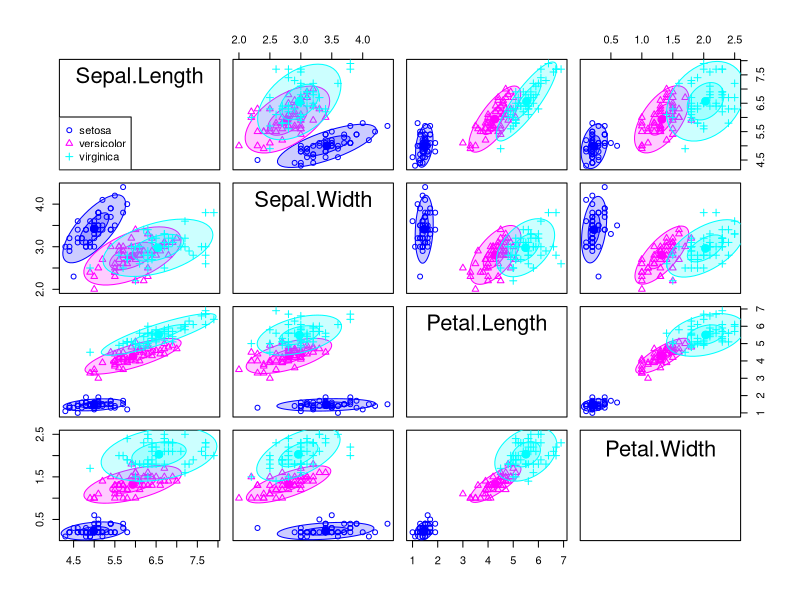
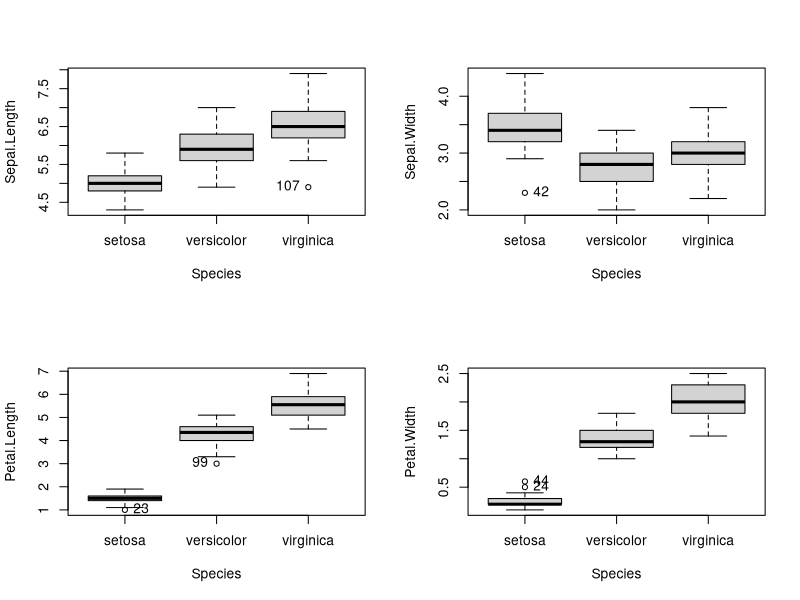
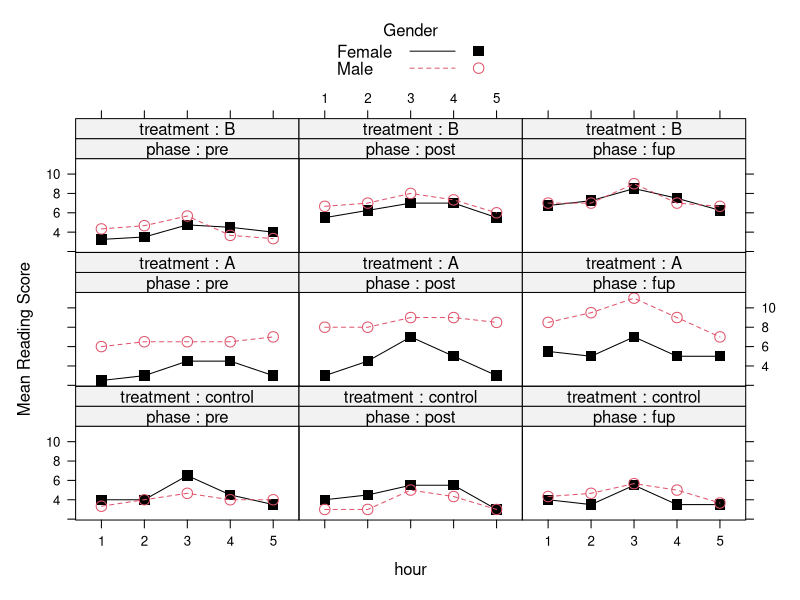

These charts were generated, in order, by the following R code:
##-----------------------------------------------------##
##  An R Companion to Applied Regression, 3rd Edition  ##
##      J. Fox and S. Weisberg, Sage Publications      ##
##        Script for  Appendix on Multivariate         ##
##                     Linear Models                   ##
##-----------------------------------------------------##

set.seed(12345)

library("car")
some(iris)

scatterplotMatrix(~ Sepal.Length + Sepal.Width + Petal.Length
    + Petal.Width | Species,
  data=iris, smooth=FALSE, regLine=FALSE, ellipse=TRUE,
  by.groups=TRUE, diagonal=FALSE, legend=list(coords="bottomleft"))

par(mfrow=c(2, 2))
for (response in c("Sepal.Length", "Sepal.Width",
                   "Petal.Length", "Petal.Width"))
  Boxplot(iris[, response] ~ Species, data=iris, ylab=response)

mod.iris <- lm(cbind(Sepal.Length, Sepal.Width, Petal.Length, Petal.Width)
    ~ Species, data=iris)
class(mod.iris)
mod.iris
summary(mod.iris)

(manova.iris <- Anova(mod.iris))
class(manova.iris)
summary(manova.iris)

anova(mod.iris)

linearHypothesis(mod.iris, "0.5*Speciesversicolor + 0.5*Speciesvirginica",
    verbose=TRUE)
linearHypothesis(mod.iris, "Speciesversicolor = Speciesvirginica",
    verbose=TRUE)

C <- matrix(c(1, -0.5, -0.5,  0, 1, -1), 3, 2)
colnames(C) <- c("setosa vs. versicolor & virginica", "versicolor & virginica")
contrasts(iris$Species) <- C
contrasts(iris$Species)
(mod.iris.2 <- update(mod.iris))
linearHypothesis(mod.iris.2, c(0, 1, 0)) # setosa vs. versicolor & virginica
linearHypothesis(mod.iris.2, c(0, 0, 1)) # versicolor vs. virginica

Anova(mod.iris, imatrix=list(Sepal.Length=matrix(c(1, 0, 0, 0))))

linearHypothesis(mod.iris, c("Speciesversicolor = 0", "Speciesvirginica = 0"),
  P=matrix(c(1, 0, 0, 0))) # equivalent

Anova(lm(Sepal.Length ~ Species, data=iris))

set.seed(12345)

some(OBrienKaiser)
contrasts(OBrienKaiser$treatment)
contrasts(OBrienKaiser$gender)
xtabs(~ treatment + gender, data=OBrienKaiser)

phase <- factor(rep(c("pretest", "posttest", "followup"), c(5, 5, 5)),
    levels=c("pretest", "posttest", "followup"))
hour <- ordered(rep(1:5, 3))
idata <- data.frame(phase, hour)
idata

OBrien.long <- reshape(OBrienKaiser,
    varying=c("pre.1", "pre.2", "pre.3", "pre.4", "pre.5",
        "post.1", "post.2", "post.3", "post.4", "post.5",
        "fup.1", "fup.2", "fup.3",  "fup.4", "fup.5"),
    v.names="score",
    timevar="phase.hour", direction="long")
OBrien.long$phase <- ordered(
      c("pre", "post", "fup")[1 + ((OBrien.long$phase.hour - 1) %/% 5)],
    levels=c("pre", "post", "fup"))
OBrien.long$hour <- ordered(1 + ((OBrien.long$phase.hour - 1) %% 5))
dim(OBrien.long)
head(OBrien.long, 25) # first 25 rows

Means <- as.data.frame(ftable(with(OBrien.long,
    tapply(score,
        list(treatment=treatment, gender=gender, phase=phase, hour=hour),
        mean))))
names(Means)[5] <- "score"
dim(Means)
head(Means, 25) # first 25 means

library(lattice)
xyplot(score ~ hour | phase + treatment, groups=gender, type="b",
    strip=function(...) strip.default(strip.names=c(TRUE, TRUE), ...),
    lty=1:2, pch=c(15, 1), col=1:2, cex=1.25,
    ylab="Mean Reading Score", data=Means,
    key=list(title="Gender",  cex.title=1,
      text=list(c("Female", "Male")), lines=list(lty=1:2, col=1:2),
      points=list(pch=c(15, 1), col=1:2, cex=1.25)))

mod.ok <- lm(cbind(pre.1, pre.2, pre.3, pre.4, pre.5,
                     post.1, post.2, post.3, post.4, post.5,
                     fup.1, fup.2, fup.3, fup.4, fup.5) ~  treatment*gender,
                data=OBrienKaiser)
mod.ok

(av.ok <- Anova(mod.ok, idata=idata, idesign=~phase*hour, type=3))

summary(av.ok, multivariate=FALSE)

linearHypothesis(mod.ok, "(Intercept) = 0", idata=idata,
  idesign=~phase*hour, iterms="hour") # test hour main effect

(Hour <- model.matrix(~ hour, data=idata))
linearHypothesis(mod.ok, "(Intercept) = 0",
  P=Hour[ , c(2:5)]) # test hour main effect (equivalent)

linearHypothesis(mod.ok, "(Intercept) = 0", P=Hour[ , 2, drop=FALSE]) # linear
linearHypothesis(mod.ok, "(Intercept) = 0", P=Hour[ , 3, drop=FALSE]) # quadratic
linearHypothesis(mod.ok, "(Intercept) = 0", P=Hour[ , 4, drop=FALSE]) # cubic
linearHypothesis(mod.ok, "(Intercept) = 0", P=Hour[ , 5, drop=FALSE]) # quartic
linearHypothesis(mod.ok, "(Intercept) = 0", P=Hour[ , c(2, 4:5)]) # all non-quadratic

